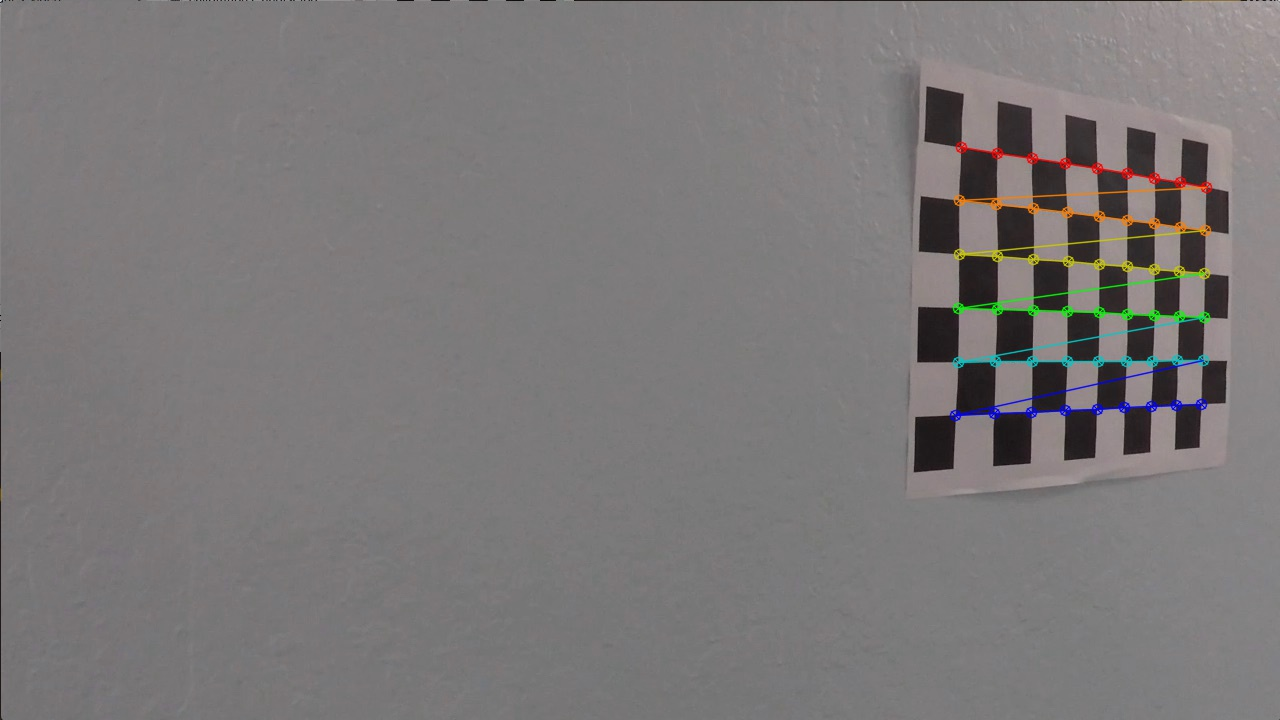
#> input picture output_images/calibration_11.jpg, 1280 x 720 px, given in place of straight_lines1.jpg, which was not available
$ python sliding_window.py   (Python 2 division)   (older library calls are emulated)
#> lines starting #> are read from the running program, lines starting #| are printed output that depends on the picture; after the words box and inside, x2 and y2 are one past the last pixel; in counts of white or black regions, pixels touching at a corner belong together; pictures that were not available may be replaced by others from this repository, and a replacement may not be noted
### camera_calibration.py
import cv2
import glob
import pickle
import numpy as np
import matplotlib.pyplot as plt


CALIBRATION_IMAGES = glob.glob('camera_cal/*.jpg') # calibration images are stored in this dir

NX = 9 # number of chessboard corners in the X axis
NY = 6 # number of chessboard corners in the Y axis

def grayscale_img(img):
    ''' Return a grayscaled version of the image '''
    new_img = img.copy()
    return cv2.cvtColor(img, cv2.COLOR_BGR2GRAY)

def read_image(fname):
    ''' Reads image from a path. The returned image is in RGB colorspace. '''
    img = cv2.imread(fname)
    img = cv2.cvtColor(img, cv2.COLOR_BGR2RGB)
    return img

# [47 lines left out: functions find_chessboard_corners, calibration_loop, calibrate_camera, save_calibration_results, not called in this run]

def load_calibration_results(filename='calibration.p'):
    ''' Loads calibration data saved at an earlier session
        (so that calibration doesn't need to be re-run) '''
    with open(filename, 'rb') as calibration_file:
        dist_pickle = pickle.load(calibration_file)

    camera_mtx = dist_pickle["mtx"]
    dist_coeff = dist_pickle["dist"]
    return camera_mtx, dist_coeff

camera_mtx, dist_coeff = load_calibration_results()
#> (reads calibration.p from the repository)

def undistort_image(img, camera_mtx=camera_mtx,
                    dist_coeff=dist_coeff, newcameramtx=None):
    ''' Returns an undistorted version of the input image '''
    if newcameramtx is None:
        newcameramtx = camera_mtx
    destination_img = cv2.undistort(img, camera_mtx, dist_coeff, None, camera_mtx)
    return destination_img


# [15 lines that do not run on import are left out]
    #cv2.imshow('img',undistorted_image)
    #cv2.waitKey(25000)

### perspective.py
import cv2
import numpy as np
import glob
import matplotlib.pyplot as plt

from camera_calibration import read_image, undistort_image

IMAGES = glob.glob('test_images/test1.jpg')

image = read_image('test_images/straight_lines1.jpg')
#> in read_image, img is the input picture: shape (720, 1280, 3); mean B, G, R 120.3, 120, 123
undistorted = undistort_image(image)
#> in undistort_image, `newcameramtx = camera_mtx`: newcameramtx = [[1156.6, 0, 669], [0, 1151.7, 388.1], [0, 0, 1]]

h, w = undistorted.shape[:2]
#> h = 720; w = 1280

# define source and destination points for transform
# source points edited for project resubmission
src = np.float32([(573,460),
                  (705,462),
                  (310,682),
                  (1090,682)])
dst = np.float32([(450,0),
                  (w-450,0),
                  (450,h),
                  (w-450,h)])

def unwarp_image(img, src, dst):
    ''' Unwarps (perspective transforms) the input image,
        matching source points to destination points '''
    h,w = img.shape[:2]
    M = cv2.getPerspectiveTransform(src, dst)
    Minv = cv2.getPerspectiveTransform(dst, src)
    warped = cv2.warpPerspective(img, M, (w,h), flags=cv2.INTER_LINEAR)
    return warped, M, Minv


# [7 lines that do not run on import are left out]

### color_thresholds.py
import glob
import cv2

import numpy as np
import matplotlib.pyplot as plt
import matplotlib.image as mpimg

from camera_calibration import read_image, grayscale_img

THRESHOLDS = ['r_select', 'hls_select', 'dir_threshold', 'mag_thresh', 'abs_sobel_thresh']
IMAGES = glob.glob('test_images/test1.jpg')
IMAGES.append('test_images/straight_lines1.jpg')
IMAGES.append('test_images/shady.png')

ksize = 7


def abs_sobel_thresh(img, orient='x', thresh_min=0, thresh_max=255):
    ''' Applies Sobel threshold along the X or Y direction.
        Returns binary image '''
    img = img.copy()
    gray = grayscale_img(img)    # Convert to grayscale
    # Apply x or y gradient with the OpenCV Sobel() function and take the absolute value
    if orient == 'x':
        abs_sobel = np.absolute(cv2.Sobel(gray, cv2.CV_64F, 1, 0))
    if orient == 'y':
        abs_sobel = np.absolute(cv2.Sobel(gray, cv2.CV_64F, 0, 1))
    # Rescale back to 8 bit integer
    scaled_sobel = np.uint8(255*abs_sobel/np.max(abs_sobel))
    # Create a copy and apply the threshold
    binary_output = np.zeros_like(scaled_sobel)
    # Here I'm using inclusive (>=, <=) thresholds, but exclusive is ok too
    binary_output[(scaled_sobel >= thresh_min) & (scaled_sobel <= thresh_max)] = 1

    return binary_output


def mag_thresh(img, sobel_kernel=9, mag_thresh=(40, 255)):
    ''' Returns the magnitude of the gradient
        for a given sobel kernel size and threshold values '''
    img = img.copy()
    # Convert to grayscale
    gray = grayscale_img(img)
    # Take both Sobel x and y gradients
    sobelx = cv2.Sobel(gray, cv2.CV_64F, 1, 0, ksize=sobel_kernel)
    sobely = cv2.Sobel(gray, cv2.CV_64F, 0, 1, ksize=sobel_kernel)
    # Calculate the gradient magnitude
    gradmag = np.sqrt(sobelx**2 + sobely**2)
    # Rescale to 8 bit
    scale_factor = np.max(gradmag)/255
    gradmag = (gradmag/scale_factor).astype(np.uint8)
    # Create a binary image of ones where threshold is met, zeros otherwise
    binary_output = np.zeros_like(gradmag)
    binary_output[(gradmag >= mag_thresh[0]) & (gradmag <= mag_thresh[1])] = 1

    return binary_output


def dir_threshold(img, sobel_kernel=9, thresh=(0, np.pi/2)):
    ''' Applies a direction thresholded Sobel operator '''
    img = img.copy()
    # Grayscale
    gray = cv2.cvtColor(img, cv2.COLOR_RGB2GRAY)
    # Calculate the x and y gradients
    sobelx = cv2.Sobel(gray, cv2.CV_64F, 1, 0, ksize=sobel_kernel)
    sobely = cv2.Sobel(gray, cv2.CV_64F, 0, 1, ksize=sobel_kernel)
    # Take the absolute value of the gradient direction,
    # apply a threshold, and create a binary image result
    absgraddir = np.arctan2(np.absolute(sobely), np.absolute(sobelx))
    binary_output =  np.zeros_like(absgraddir)
    binary_output[(absgraddir >= thresh[0]) & (absgraddir <= thresh[1])] = 1

    # Return the binary image
    return binary_output

# [9 lines left out: function hls_select, not called in this run]

def r_select(img, thresh=(40, 255)):
    ''' Selects the R channel from the RGB colorspace
        and applies a threshold on it '''
    R = img[:,:,0]
    binary = np.zeros_like(R)
    binary[(R > thresh[0]) & (R <= thresh[1])] = 1
    return binary

def g_select(img, thresh=(40, 255)):
    ''' Selects the G channel from the RGB colorspace
        and applies a threshold on it '''
    G = img[:,:,1]
    binary = np.zeros_like(G)
    binary[(G > thresh[0]) & (G <= thresh[1])] = 1
    return binary

# [7 lines left out: function b_select, not called in this run]

def rgb_ratio_select(img, ratio=(1, .8, .3), approx_value=None):
    ''' Select pixels that have the RGB ratio and approximate value
        specified with the parameters '''
    R = img[:,:,0]
    G = img[:,:,1]
    B = img[:,:,2]
    binary = np.zeros_like(B)
    binary[ ( np.around(G/R, 1) == ratio[1] ) & ( np.around(B/R, 1) == ratio[2] )] = 1
    if approx_value:
        binary[ ( np.around(G/255,1) != approx_value) &
            ( np.around(B/255,1) != approx_value)] = 0
    return binary


# [32 lines left out: functions region_of_interest, mask_to_use, not called in this run]

THRESHOLD = {
             'mag': (0, 255),
             'dir': (np.pi/5, .4*np.pi),
             'gradx': (0, 255),
             'grady': (0, 255),
             'r': (220, 255),
             'g': (180, 255),
             'b': (60, 255),
             's': (10, 255)
            }


def apply_thresholds(img, thresholds=THRESHOLDS):
    ''' Defines and applies thresholds to the image.
        Returns a binary image where pixels which meet the threshold values
        are white, others are black. '''
    gradx = abs_sobel_thresh(img, orient='x', thresh_min=THRESHOLD['gradx'][0],
                                              thresh_max=THRESHOLD['gradx'][1])
    grady = abs_sobel_thresh(img, orient='y', thresh_min=THRESHOLD['grady'][0],
                                              thresh_max=THRESHOLD['grady'][1])

    mag_binary = mag_thresh(img, sobel_kernel=ksize, mag_thresh=THRESHOLD['mag'])
    dir_binary = dir_threshold(img, sobel_kernel=ksize, thresh=THRESHOLD['dir'])
    r_binary = r_select(img, thresh=THRESHOLD['r'])
    g_binary = g_select(img, thresh=THRESHOLD['g'])

    # thresholds to pick up shades of yellow and white
    rgb_ratio_binary = rgb_ratio_select(img)
    rgb_ratio_binary_2 = rgb_ratio_select(img, ratio=(1,.8,.4))
    rgb_ratio_binary_3 = rgb_ratio_select(img, ratio=(1,.9,.5))
    rgb_ratio_binary_4 = rgb_ratio_select(img, ratio=(1,.9,.6))
    rgb_ratio_binary_5 = rgb_ratio_select(img, ratio=(1,.9,.7))

    yellow = ((r_binary == 1) & (g_binary == 1))
    white_binary = rgb_ratio_select(img, ratio=(1,1,1), approx_value=.7)
    white_binary2 = rgb_ratio_select(img, ratio=(1,1,1), approx_value=.8)
    white_binary3 = rgb_ratio_select(img, ratio=(1,1,1), approx_value=.9)

    # dark gray spots to be left out
    dark_gray_binary = rgb_ratio_select(img, ratio=(1,1,1), approx_value=.3)

    combined = np.zeros_like(r_binary)

    combined[ ((white_binary==1) |
               (white_binary2==1) |
               (white_binary3==1) |
               (yellow == 1) |
               (rgb_ratio_binary==1) |
               (rgb_ratio_binary_2==1)|
               (rgb_ratio_binary_3==1) |
               (rgb_ratio_binary_4 == 1)) &
               ((dark_gray_binary == 0) & (gradx == 1) & (dir_binary == 1))
                ] = 1

    return combined

# [5 lines left out: function apply_mask, not called in this run]


# [7 lines that do not run on import are left out]

### sliding_window.py
import numpy as np
import cv2
import matplotlib.pyplot as plt

from perspective import src, dst, unwarp_image
from camera_calibration import read_image, grayscale_img, undistort_image
from color_thresholds import apply_thresholds
from curvature import get_curverads_and_distance, draw_text_on_image

Minv = cv2.getPerspectiveTransform(dst, src)


def find_fits(binary_warped, undistorted_image, out_img=None, margin=80, minpix=50):
    ''' Finds a polynomial that fits to the left and right lane lines.
        Uses a sliding window approach '''
    histogram = np.sum(binary_warped[binary_warped.shape[0]/2:,:], axis=0)
    out_img = np.dstack((binary_warped, binary_warped, binary_warped))*255
    midpoint = np.int(histogram.shape[0]/2)
    leftx_base, rightx_base = np.argmax(histogram[:midpoint]), np.argmax(histogram[midpoint:]) + midpoint

    nwindows = 9
    window_height = np.int(binary_warped.shape[0]/nwindows)
    nonzero = binary_warped.nonzero()
    nonzeroy, nonzerox = np.array(nonzero[0]), np.array(nonzero[1])

    leftx_current, rightx_current = leftx_base, rightx_base

    left_lane_inds, right_lane_inds = [], []

    for window in range(nwindows):
        win_y_low = binary_warped.shape[0] - (window+1)*window_height
        win_y_high = binary_warped.shape[0] - window*window_height
        win_xleft_low = leftx_current - margin
        win_xleft_high = leftx_current + margin
        win_xright_low = rightx_current - margin
        win_xright_high = rightx_current + margin
        if out_img is not None:
            cv2.rectangle(out_img,(win_xleft_low,win_y_low),(win_xleft_high,win_y_high),
            (0,255,0), 2)
            cv2.rectangle(out_img,(win_xright_low,win_y_low),(win_xright_high,win_y_high),
            (0,255,0), 2)
        good_left_inds = ((nonzeroy >= win_y_low) & (nonzeroy < win_y_high) &
        (nonzerox >= win_xleft_low) &  (nonzerox < win_xleft_high)).nonzero()[0]
        good_right_inds = ((nonzeroy >= win_y_low) & (nonzeroy < win_y_high) &
        (nonzerox >= win_xright_low) &  (nonzerox < win_xright_high)).nonzero()[0]

        left_lane_inds.append(good_left_inds)
        right_lane_inds.append(good_right_inds)

        if len(good_left_inds) > minpix:
            leftx_current = np.int(np.mean(nonzerox[good_left_inds]))
        if len(good_right_inds) > minpix:
            rightx_current = np.int(np.mean(nonzerox[good_right_inds]))

    left_lane_inds = np.concatenate(left_lane_inds)
    right_lane_inds = np.concatenate(right_lane_inds)

    leftx = nonzerox[left_lane_inds]
    lefty = nonzeroy[left_lane_inds]
    rightx = nonzerox[right_lane_inds]
    righty = nonzeroy[right_lane_inds]

    left_fit = np.polyfit(lefty, leftx, 2)
    right_fit = np.polyfit(righty, rightx, 2)
    return left_fit, right_fit

# [79 lines left out: functions plot_polyfit_on_warped_image, draw_poly, not called in this run]


def sliding_window(binary_warped, undistorted_image, out_img=None):
    ''' Main function for the sliding window search and polynomial fitting '''
    left_fit, right_fit = find_fits(binary_warped, undistorted_image, out_img=out_img)
    result, left_fitx, right_fitx, ploty = plot_polyfit_on_warped_image(
            binary_warped, left_fit, right_fit, out_img=undistorted_image, show_image=False
        )
    return draw_poly(binary_warped, undistorted_image, left_fitx, right_fitx, ploty)


if __name__ == '__main__':
    image = read_image('test_images/test1.jpg')
#> call 2 of read_image, with fname = 'test_images/test1.jpg'
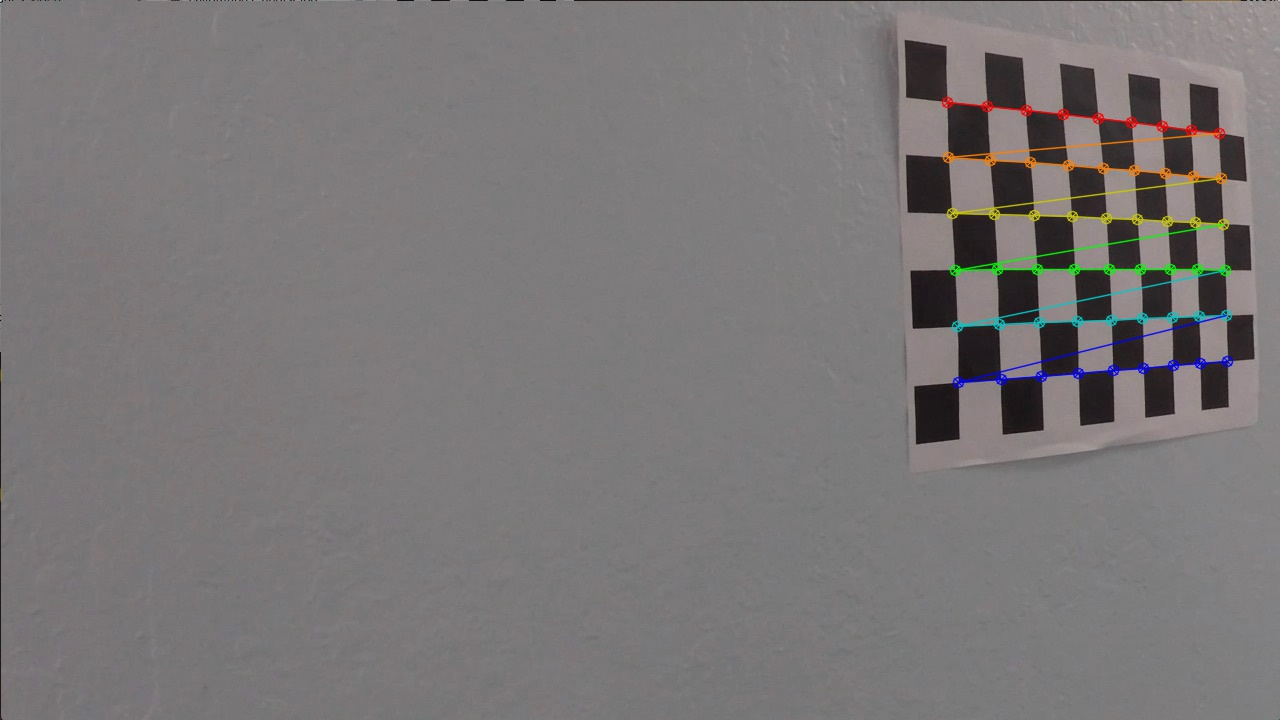
#> input picture output_images/calibration_12.jpg, 1280 x 720 px, given in place of test1.jpg, which was not available
#> in read_image, img is the input picture: shape (720, 1280, 3); mean B, G, R 118.9, 118.6, 121.6
    undist = undistort_image(image)
    thresholded = apply_thresholds(undist)
#> in apply_thresholds, `gradx = abs_sobel_thresh(img, orient='x', thresh_min=THRESHOLD['gradx'..`: gradx: shape (720, 1280); every value is 1
#> in mag_thresh, `scale_factor = np.max(gradmag)/255`: scale_factor = 310.8
#> in dir_threshold, `absgraddir = np.arctan2(np.absolute(sobely), np.absolute(sobelx))`:
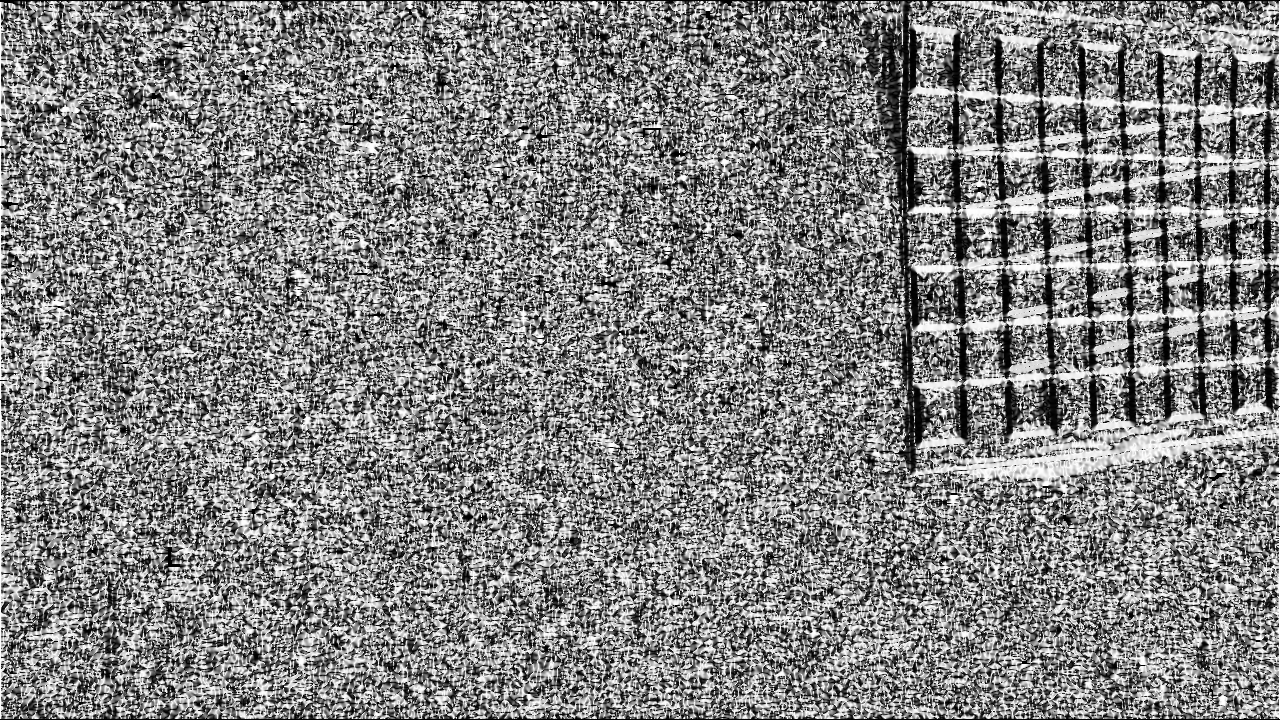
#> absgraddir: shape (720, 1280) float64; min 0, max 1.57, mean 0.81; drawn with min black and max white
#> in apply_thresholds, `dir_binary = dir_threshold(img, sobel_kernel=ksize, thresh=THRESHOLD['..`:
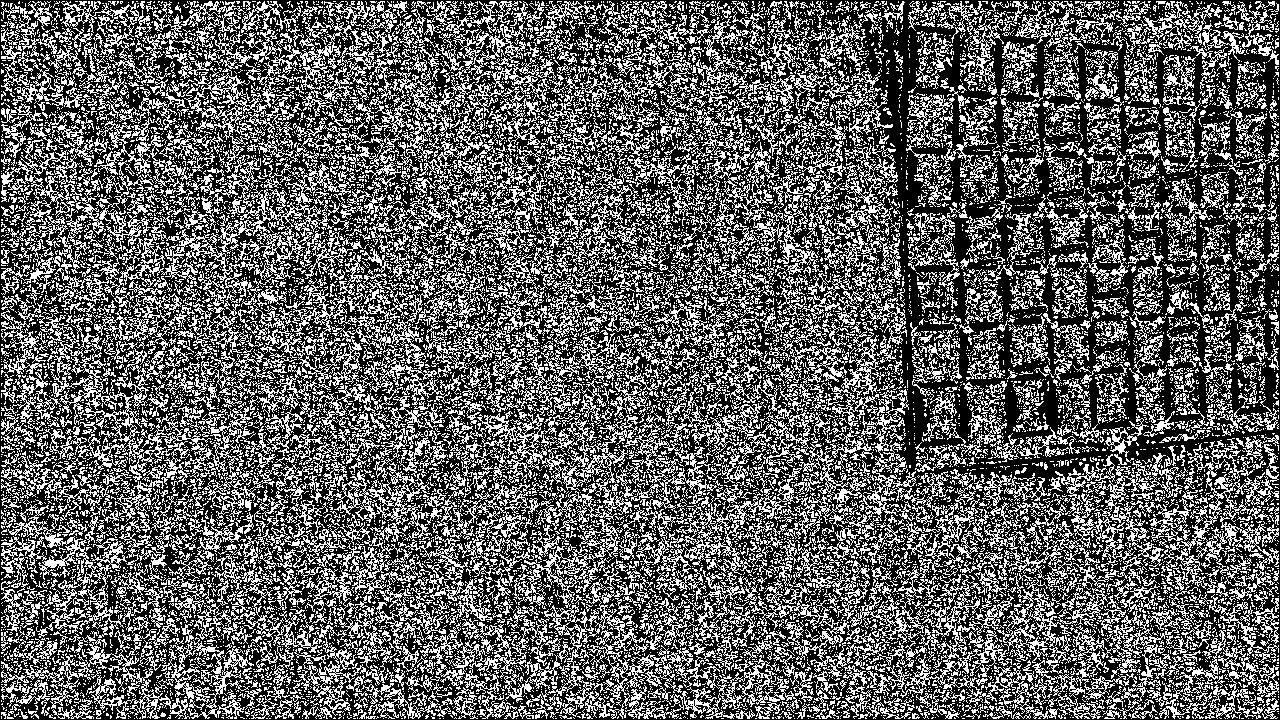
#> dir_binary: shape (720, 1280) float64; values 0 (black) and 1 (white), 37.5% white in thin lines or dots
#> in apply_thresholds, `r_binary = r_select(img, thresh=THRESHOLD['r'])`: r_binary: shape (720, 1280); values 0 (black) and 1 (white), 0.02% white in thin lines or dots, all inside (x1, y1, x2, y2) = (955, 90, 1274, 165)
#> in apply_thresholds, `g_binary = g_select(img, thresh=THRESHOLD['g'])`: g_binary: shape (720, 1280); values 0 (black) and 1 (white), 0.16% white in thin lines or dots, all inside (x1, y1, x2, y2) = (954, 169, 1274, 327)
#> in apply_thresholds, `rgb_ratio_binary = rgb_ratio_select(img)`: rgb_ratio_binary: shape (720, 1280); every value is 0

    unwarped, M, Minv = unwarp_image(thresholded, src, dst)
#> M = [[-0.289, -1.48, 796.2], [0.0324, -2.14, 964.4], [4.5e-05, -0.00247, 1]]

    result = sliding_window(unwarped, undist)
#> in find_fits, `histogram = np.sum(binary_warped[binary_warped.shape[0]/2:,:], axis=0)`: histogram = 1280 values from 0 to 0
#> in find_fits, `out_img = np.dstack((binary_warped, binary_warped, binary_warped))*255`: out_img: shape (720, 1280, 3); every value is 0
#> in find_fits, `leftx_base, rightx_base = np.argmax(histogram[:midpoint]), np.argmax(h..`: leftx_base = 0; rightx_base = 640
#> in find_fits, `nonzero = binary_warped.nonzero()`: nonzero = (empty array, empty array)
#> in find_fits, `nonzeroy, nonzerox = np.array(nonzero[0]), np.array(nonzero[1])`: nonzeroy = empty array
#> in find_fits, `leftx_current, rightx_current = leftx_base, rightx_base`: leftx_current = 0; rightx_current = 640
#> after the loop in find_fits, `for window in range(nwindows):`:
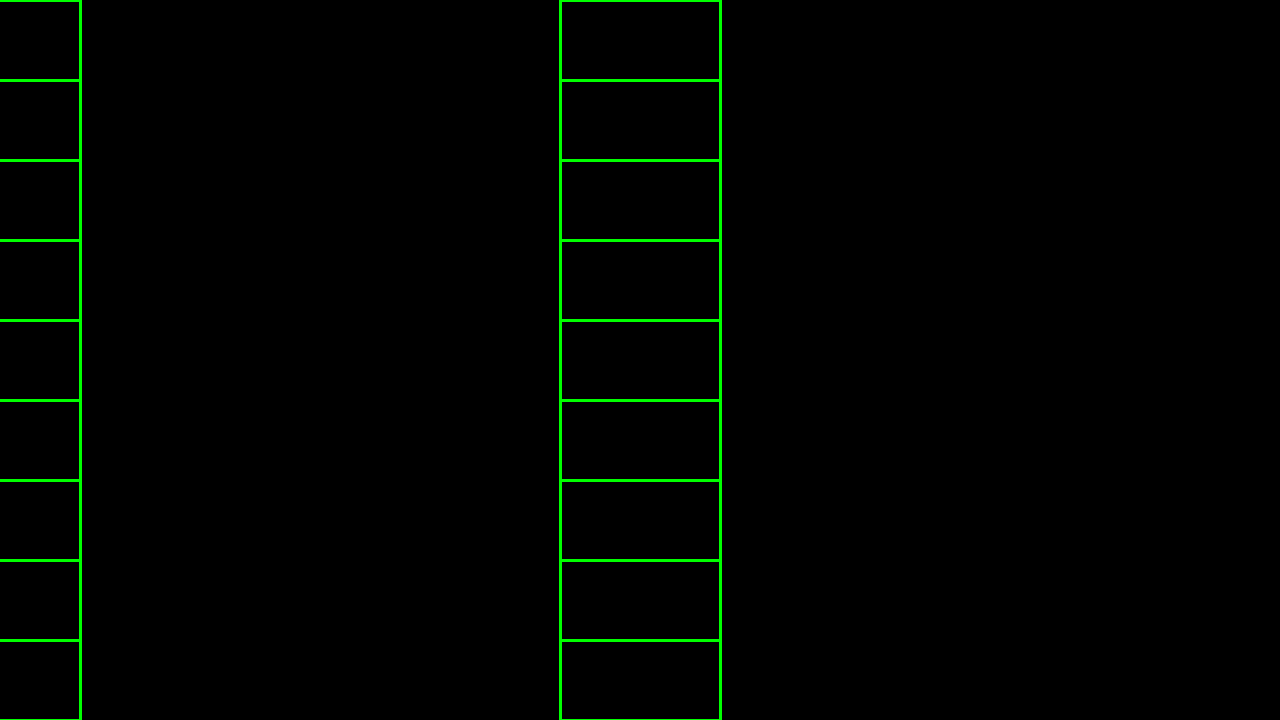
#> out_img: shape (720, 1280, 3); mean of channels 0, 1, 2 0, 3.6, 0; drawn as B, G, R
#> after the loop in find_fits, `for window in range(nwindows):`: left_lane_inds = [empty array, empty array, empty array, empty array, empty array, empty array, empty array, empty array, empty array]; right_lane_inds has the same summary as left_lane_inds
#> in find_fits, `left_lane_inds = np.concatenate(left_lane_inds)`: left_lane_inds = empty array
#> (the run stopped early here; a loop or call above may not have finished)
